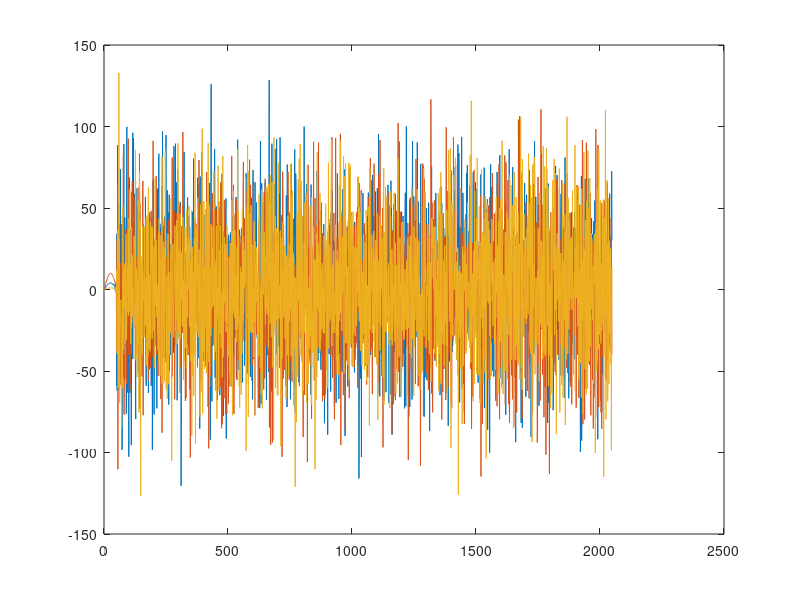

Write MATLAB code to recreate this figure. (Note: this script raises an error after producing the figure.)
%%
% Path to folder containing signal and noise generation codes
addpath ../Topic1
addpath ../SIGNALS
addpath ../NOISE
addpath ../DETEST
%% load the data
load('data1.txt');
load('data2.txt');
load('data3.txt');
plot(data1);
hold on;
plot(data2);
hold on;
plot(data3);
%%
% Data generation parameters
nSamples = 2048;
sampFreq = 1024;
timeVec = (0:(nSamples-1))/sampFreq;
%%
% Generate the signal that is to be normalized
a1=10;
a2=3;
a3=3;
% Amplitude value does not matter as it will be changed in the normalization
A = 1; 
sigVec = crcbgenqcsig(timeVec,A,[a1,a2,a3]);
%%
% We will use the noise PSD used in colGaussNoiseDemo.m but add a constant
% to remove the parts that are zero. (Exercise: Prove that if the noise PSD
% is zero at some frequencies but the signal added to the noise is not,
% then one can create a detection statistic with infinite SNR.)
noisePSD = @(f) (f>=100 & f<=300).*(f-100).*(300-f)/10000 + 1;

%%
% Generate the PSD vector to be used in the normalization. Should be
% generated for all positive DFT frequencies. 
dataLen = nSamples/sampFreq;
kNyq = floor(nSamples/2)+1;
posFreq = (0:(kNyq-1))*(1/dataLen);
psdPosFreq = noisePSD(posFreq);

%% Calculation of the norm
% Norm of signal squared is inner product of signal with itself
normSigSqrd = innerprodpsd(sigVec,sigVec,sampFreq,psdPosFreq);
% Normalize signal to specified SNR
sigVec = sigVec/sqrt(normSigSqrd);
%% Test
%Obtain LLR values for multiple noise realizations
nH0Data = 1000;
llrH0 = zeros(1,nH0Data);
llrH1 = zeros(1,nH0Data);
llrH2 = zeros(1,nH0Data);
llrH3 = zeros(1,nH0Data);
for lp = 1:nH0Data
    noiseVec = statgaussnoisegen(nSamples,[posFreq(:),psdPosFreq(:)],100,sampFreq);
    llrH0(lp) = innerprodpsd(noiseVec,sigVec,sampFreq,psdPosFreq);
    llrH1(lp) = innerprodpsd(data1',sigVec,sampFreq,psdPosFreq);
    llrH2(lp) = innerprodpsd(data2',sigVec,sampFreq,psdPosFreq);
    llrH3(lp) = innerprodpsd(data3',sigVec,sampFreq,psdPosFreq);
end

%% Signal to noise ratio estimate
estSNR1 = (mean(llrH1)-mean(llrH0))/std(llrH0);
estSNR2 = (mean(llrH2)-mean(llrH0))/std(llrH0);
estSNR3 = (mean(llrH3)-mean(llrH0))/std(llrH0);
%% Use glrtqcsig.m to calculate the GLRT for each of the 3 data realizations
glrt1 = glrtqcsig(data1', psdPosFreq, [a1,a2,a3]);
glrt2 = glrtqcsig(data2', psdPosFreq, [a1,a2,a3]);
glrt3 = glrtqcsig(data3', psdPosFreq, [a1,a2,a3]);
